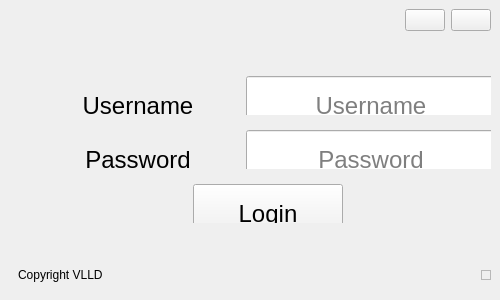
<?xml version="1.0" encoding="UTF-8"?>
<ui version="4.0">
 <class>MainWindow</class>
 <widget class="QMainWindow" name="MainWindow">
  <property name="geometry">
   <rect>
    <x>0</x>
    <y>0</y>
    <width>500</width>
    <height>300</height>
   </rect>
  </property>
  <property name="sizePolicy">
   <sizepolicy hsizetype="Fixed" vsizetype="Fixed">
    <horstretch>0</horstretch>
    <verstretch>0</verstretch>
   </sizepolicy>
  </property>
  <property name="minimumSize">
   <size>
    <width>300</width>
    <height>300</height>
   </size>
  </property>
  <property name="maximumSize">
   <size>
    <width>500</width>
    <height>300</height>
   </size>
  </property>
  <property name="windowTitle">
   <string>MainWindow</string>
  </property>
  <property name="styleSheet">
   <string notr="true"/>
  </property>
  <widget class="QWidget" name="centralwidget">
   <layout class="QHBoxLayout" name="horizontalLayout">
    <property name="spacing">
     <number>0</number>
    </property>
    <property name="leftMargin">
     <number>0</number>
    </property>
    <property name="topMargin">
     <number>0</number>
    </property>
    <property name="rightMargin">
     <number>0</number>
    </property>
    <property name="bottomMargin">
     <number>0</number>
    </property>
    <item>
     <widget class="QWidget" name="mainBodyContainer" native="true">
      <property name="sizePolicy">
       <sizepolicy hsizetype="Expanding" vsizetype="Preferred">
        <horstretch>0</horstretch>
        <verstretch>0</verstretch>
       </sizepolicy>
      </property>
      <property name="styleSheet">
       <string notr="true"/>
      </property>
      <layout class="QVBoxLayout" name="verticalLayout_11">
       <property name="spacing">
        <number>0</number>
       </property>
       <property name="leftMargin">
        <number>0</number>
       </property>
       <property name="topMargin">
        <number>0</number>
       </property>
       <property name="rightMargin">
        <number>0</number>
       </property>
       <property name="bottomMargin">
        <number>0</number>
       </property>
       <item alignment="Qt::AlignTop">
        <widget class="QWidget" name="headerContainer" native="true">
         <layout class="QHBoxLayout" name="horizontalLayout_4">
          <item alignment="Qt::AlignLeft">
           <widget class="QFrame" name="frame_5">
            <property name="styleSheet">
             <string notr="true">border: none;</string>
            </property>
            <property name="frameShape">
             <enum>QFrame::StyledPanel</enum>
            </property>
            <property name="frameShadow">
             <enum>QFrame::Raised</enum>
            </property>
            <layout class="QHBoxLayout" name="horizontalLayout_6">
             <property name="spacing">
              <number>6</number>
             </property>
             <property name="leftMargin">
              <number>0</number>
             </property>
             <property name="topMargin">
              <number>0</number>
             </property>
             <property name="rightMargin">
              <number>0</number>
             </property>
             <property name="bottomMargin">
              <number>0</number>
             </property>
             <item>
              <widget class="QLabel" name="label_5">
               <property name="minimumSize">
                <size>
                 <width>30</width>
                 <height>0</height>
                </size>
               </property>
               <property name="maximumSize">
                <size>
                 <width>100</width>
                 <height>50</height>
                </size>
               </property>
               <property name="font">
                <font>
                 <family>MS Shell Dlg 2</family>
                 <pointsize>14</pointsize>
                 <weight>50</weight>
                 <italic>false</italic>
                 <bold>false</bold>
                </font>
               </property>
               <property name="styleSheet">
                <string notr="true">font: 14pt &quot;MS Shell Dlg 2&quot;;</string>
               </property>
               <property name="text">
                <string/>
               </property>
               <property name="pixmap">
                <pixmap resource="resources.qrc">:/images/images/fpt.png</pixmap>
               </property>
               <property name="scaledContents">
                <bool>true</bool>
               </property>
              </widget>
             </item>
            </layout>
           </widget>
          </item>
          <item alignment="Qt::AlignRight">
           <widget class="QFrame" name="frame_7">
            <property name="styleSheet">
             <string notr="true">#frame_7{
border:none;}</string>
            </property>
            <property name="frameShape">
             <enum>QFrame::StyledPanel</enum>
            </property>
            <property name="frameShadow">
             <enum>QFrame::Raised</enum>
            </property>
            <layout class="QHBoxLayout" name="horizontalLayout_3">
             <property name="spacing">
              <number>6</number>
             </property>
             <property name="leftMargin">
              <number>0</number>
             </property>
             <property name="topMargin">
              <number>0</number>
             </property>
             <property name="rightMargin">
              <number>0</number>
             </property>
             <property name="bottomMargin">
              <number>0</number>
             </property>
             <item>
              <widget class="QPushButton" name="minimizeBtn">
               <property name="toolTip">
                <string>Minimize Window</string>
               </property>
               <property name="text">
                <string/>
               </property>
               <property name="icon">
                <iconset resource="resources.qrc">
                 <normaloff>:/icons/icons/minus.svg</normaloff>:/icons/icons/minus.svg</iconset>
               </property>
               <property name="iconSize">
                <size>
                 <width>28</width>
                 <height>28</height>
                </size>
               </property>
              </widget>
             </item>
             <item>
              <widget class="QPushButton" name="closeBtn">
               <property name="toolTip">
                <string>Close Window</string>
               </property>
               <property name="styleSheet">
                <string notr="true">border-color: rgb(85, 170, 255);</string>
               </property>
               <property name="text">
                <string/>
               </property>
               <property name="icon">
                <iconset resource="resources.qrc">
                 <normaloff>:/icons/icons/x.svg</normaloff>:/icons/icons/x.svg</iconset>
               </property>
               <property name="iconSize">
                <size>
                 <width>28</width>
                 <height>28</height>
                </size>
               </property>
              </widget>
             </item>
            </layout>
           </widget>
          </item>
         </layout>
        </widget>
       </item>
       <item>
        <widget class="QWidget" name="mainBodyContent" native="true">
         <property name="sizePolicy">
          <sizepolicy hsizetype="Preferred" vsizetype="Expanding">
           <horstretch>0</horstretch>
           <verstretch>0</verstretch>
          </sizepolicy>
         </property>
         <property name="minimumSize">
          <size>
           <width>300</width>
           <height>0</height>
          </size>
         </property>
         <property name="maximumSize">
          <size>
           <width>600</width>
           <height>16777215</height>
          </size>
         </property>
         <layout class="QHBoxLayout" name="horizontalLayout_7">
          <item>
           <widget class="QWidget" name="mainContentsContainer" native="true">
            <property name="sizePolicy">
             <sizepolicy hsizetype="Preferred" vsizetype="Preferred">
              <horstretch>0</horstretch>
              <verstretch>0</verstretch>
             </sizepolicy>
            </property>
            <layout class="QVBoxLayout" name="verticalLayout_16">
             <item alignment="Qt::AlignTop">
              <widget class="QWidget" name="widget" native="true">
               <property name="minimumSize">
                <size>
                 <width>500</width>
                 <height>0</height>
                </size>
               </property>
               <layout class="QVBoxLayout" name="verticalLayout">
                <item>
                 <widget class="QWidget" name="widget_2" native="true">
                  <layout class="QHBoxLayout" name="horizontalLayout_2">
                   <item>
                    <widget class="QLabel" name="label_16">
                     <property name="minimumSize">
                      <size>
                       <width>100</width>
                       <height>60</height>
                      </size>
                     </property>
                     <property name="maximumSize">
                      <size>
                       <width>200</width>
                       <height>50</height>
                      </size>
                     </property>
                     <property name="font">
                      <font>
                       <family>MS Shell Dlg 2</family>
                       <pointsize>18</pointsize>
                       <weight>9</weight>
                       <italic>false</italic>
                       <bold>false</bold>
                      </font>
                     </property>
                     <property name="styleSheet">
                      <string notr="true">font: 75 18pt &quot;MS Shell Dlg 2&quot;;</string>
                     </property>
                     <property name="text">
                      <string>Username</string>
                     </property>
                     <property name="alignment">
                      <set>Qt::AlignCenter</set>
                     </property>
                    </widget>
                   </item>
                   <item>
                    <widget class="QLineEdit" name="username">
                     <property name="minimumSize">
                      <size>
                       <width>200</width>
                       <height>60</height>
                      </size>
                     </property>
                     <property name="maximumSize">
                      <size>
                       <width>250</width>
                       <height>50</height>
                      </size>
                     </property>
                     <property name="font">
                      <font>
                       <family>MS Shell Dlg 2</family>
                       <pointsize>18</pointsize>
                       <weight>50</weight>
                       <italic>false</italic>
                       <bold>false</bold>
                      </font>
                     </property>
                     <property name="styleSheet">
                      <string notr="true">font: 18pt &quot;MS Shell Dlg 2&quot;;</string>
                     </property>
                     <property name="alignment">
                      <set>Qt::AlignCenter</set>
                     </property>
                     <property name="placeholderText">
                      <string>Username</string>
                     </property>
                    </widget>
                   </item>
                  </layout>
                 </widget>
                </item>
                <item>
                 <widget class="QWidget" name="widget_3" native="true">
                  <layout class="QHBoxLayout" name="horizontalLayout_8">
                   <item>
                    <widget class="QLabel" name="label_17">
                     <property name="minimumSize">
                      <size>
                       <width>100</width>
                       <height>60</height>
                      </size>
                     </property>
                     <property name="maximumSize">
                      <size>
                       <width>200</width>
                       <height>50</height>
                      </size>
                     </property>
                     <property name="font">
                      <font>
                       <family>MS Shell Dlg 2</family>
                       <pointsize>18</pointsize>
                       <weight>9</weight>
                       <italic>false</italic>
                       <bold>false</bold>
                      </font>
                     </property>
                     <property name="styleSheet">
                      <string notr="true">font: 75 18pt &quot;MS Shell Dlg 2&quot;;</string>
                     </property>
                     <property name="text">
                      <string>Password</string>
                     </property>
                     <property name="alignment">
                      <set>Qt::AlignCenter</set>
                     </property>
                    </widget>
                   </item>
                   <item>
                    <widget class="QLineEdit" name="password">
                     <property name="minimumSize">
                      <size>
                       <width>200</width>
                       <height>60</height>
                      </size>
                     </property>
                     <property name="maximumSize">
                      <size>
                       <width>250</width>
                       <height>50</height>
                      </size>
                     </property>
                     <property name="font">
                      <font>
                       <family>MS Shell Dlg 2</family>
                       <pointsize>18</pointsize>
                       <weight>50</weight>
                       <italic>false</italic>
                       <bold>false</bold>
                      </font>
                     </property>
                     <property name="styleSheet">
                      <string notr="true">font: 18pt &quot;MS Shell Dlg 2&quot;;</string>
                     </property>
                     <property name="echoMode">
                      <enum>QLineEdit::Password</enum>
                     </property>
                     <property name="alignment">
                      <set>Qt::AlignCenter</set>
                     </property>
                     <property name="placeholderText">
                      <string>Password</string>
                     </property>
                    </widget>
                   </item>
                  </layout>
                 </widget>
                </item>
                <item>
                 <widget class="QWidget" name="widget_4" native="true">
                  <layout class="QHBoxLayout" name="horizontalLayout_9">
                   <item>
                    <widget class="QPushButton" name="loginBtn">
                     <property name="enabled">
                      <bool>true</bool>
                     </property>
                     <property name="sizePolicy">
                      <sizepolicy hsizetype="Preferred" vsizetype="Fixed">
                       <horstretch>0</horstretch>
                       <verstretch>0</verstretch>
                      </sizepolicy>
                     </property>
                     <property name="minimumSize">
                      <size>
                       <width>0</width>
                       <height>60</height>
                      </size>
                     </property>
                     <property name="maximumSize">
                      <size>
                       <width>150</width>
                       <height>100</height>
                      </size>
                     </property>
                     <property name="font">
                      <font>
                       <family>MS Shell Dlg 2</family>
                       <pointsize>18</pointsize>
                       <weight>9</weight>
                       <italic>false</italic>
                       <bold>false</bold>
                      </font>
                     </property>
                     <property name="styleSheet">
                      <string notr="true">font: 75 18pt &quot;MS Shell Dlg 2&quot;;</string>
                     </property>
                     <property name="text">
                      <string>Login</string>
                     </property>
                    </widget>
                   </item>
                  </layout>
                 </widget>
                </item>
               </layout>
              </widget>
             </item>
            </layout>
           </widget>
          </item>
         </layout>
        </widget>
       </item>
       <item>
        <widget class="QWidget" name="footerContainer" native="true">
         <layout class="QHBoxLayout" name="horizontalLayout_10">
          <item>
           <widget class="QFrame" name="frame_10">
            <property name="styleSheet">
             <string notr="true">border: none;</string>
            </property>
            <property name="frameShape">
             <enum>QFrame::StyledPanel</enum>
            </property>
            <property name="frameShadow">
             <enum>QFrame::Raised</enum>
            </property>
            <layout class="QHBoxLayout" name="horizontalLayout_11">
             <item>
              <widget class="QLabel" name="label_15">
               <property name="text">
                <string>Copyright VLLD</string>
               </property>
              </widget>
             </item>
            </layout>
           </widget>
          </item>
          <item>
           <widget class="QFrame" name="sizeGrip">
            <property name="minimumSize">
             <size>
              <width>10</width>
              <height>10</height>
             </size>
            </property>
            <property name="maximumSize">
             <size>
              <width>10</width>
              <height>10</height>
             </size>
            </property>
            <property name="frameShape">
             <enum>QFrame::StyledPanel</enum>
            </property>
            <property name="frameShadow">
             <enum>QFrame::Raised</enum>
            </property>
           </widget>
          </item>
         </layout>
        </widget>
       </item>
      </layout>
     </widget>
    </item>
   </layout>
  </widget>
 </widget>
 <resources>
  <include location="resources.qrc"/>
 </resources>
 <connections/>
</ui>
